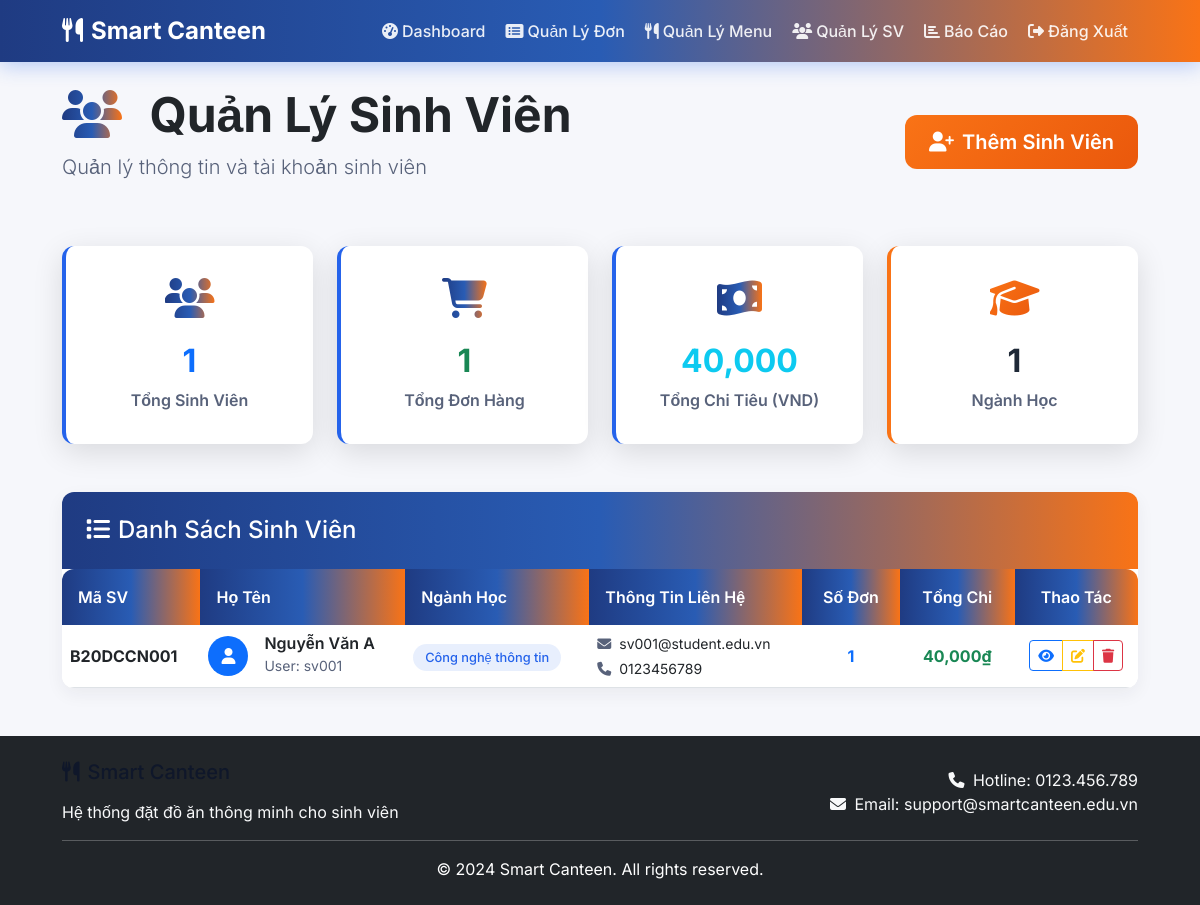
The page /admin/students (signed in) on the database its author committed.
### models.py (models this page shows, shortened)
class StudentDetail(db.Model):
    id = db.Column(db.Integer, primary_key=True)
    user_id = db.Column(db.Integer, db.ForeignKey('user.id'), nullable=False)
    ma_sv = db.Column(db.String(20), unique=True, nullable=False)
    ho_ten = db.Column(db.String(100), nullable=False)
    nganh_hoc = db.Column(db.String(100), nullable=False)
    email = db.Column(db.String(120), nullable=False)
    sdt = db.Column(db.String(15), nullable=False)
    user = db.relationship('User', backref='student_detail')

class User(UserMixin, db.Model):
    id = db.Column(db.Integer, primary_key=True)
    username = db.Column(db.String(80), unique=True, nullable=False)
    password_hash = db.Column(db.String(120), nullable=False)
    role = db.Column(db.String(20), default='student')
    created_at = db.Column(db.DateTime, default=datetime.utcnow)

### app.py (the view)
@app.route('/admin/students')
@login_required
def admin_students():
    if current_user.role != 'admin':
        flash('Bạn không có quyền truy cập!', 'error')
        return redirect(url_for('menu'))
    students = StudentDetail.query.all()
    total_orders = Order.query.count()
    total_revenue = db.session.query(db.func.sum(Order.total_amount)).scalar() or 0
    ngành_học_count = db.session.query(StudentDetail.nganh_hoc).distinct().count()
    return render_template('admin_students.html',
                         students=students,
                         total_orders=total_orders,
                         total_revenue=total_revenue,
                         ngành_học_count=ngành_học_count)

### app.py (called while the page is built)
@app.context_processor
def inject_cart_count():
    cart = session.get('cart', {})
    total_qty = sum(item.get('quantity', 0) for item in cart.values())
    return dict(cart_quantity=total_qty)

@login_manager.user_loader
def load_user(user_id):
    return User.query.get(int(user_id))

### templates/admin_students.html (shortened to what this page needs)
{% extends "base.html" %}
{% block content %}
<div class="d-flex justify-content-between align-items-center mb-5">
    <div>
        <h1 class="display-5 fw-bold text-dark mb-2">
            <i class="fas fa-users me-3" style="background: var(--gradient); -webkit-background-clip: text; -webkit-text-fill-color: transparent;"></i>
            Quản Lý Sinh Viên
        </h1>
        <p class="text-muted lead">Quản lý thông tin và tài khoản sinh viên</p>
    </div>
    <button class="btn btn-accent btn-lg" data-bs-toggle="modal" data-bs-target="#addStudentModal">
        <i class="fas fa-user-plus me-2"></i>Thêm Sinh Viên
    </button>
</div>
<div class="row g-4 mb-5">
    <div class="col-md-3">
        <div class="stats-card">
            <i class="fas fa-users"></i>
            <h3 class="text-primary">{{ students|length }}</h3>
            <p class="fw-semibold mb-0">Tổng Sinh Viên</p>
        </div>
    </div>
    <div class="col-md-3">
        <div class="stats-card">
            <i class="fas fa-shopping-cart"></i>
            <h3 class="text-success">{{ total_orders }}</h3>
            <p class="fw-semibold mb-0">Tổng Đơn Hàng</p>
        </div>
    </div>
    <div class="col-md-3">
        <div class="stats-card">
            <i class="fas fa-money-bill-wave"></i>
            <h3 class="text-info">{{ "{:,.0f}".format(total_revenue) }}</h3>
            <p class="fw-semibold mb-0">Tổng Chi Tiêu (VND)</p>
        </div>
    </div>
    <div class="col-md-3">
        <div class="stats-card accent">
            <i class="fas fa-graduation-cap"></i>
            <h3>{{ ngành_học_count }}</h3>
            <p class="fw-semibold mb-0">Ngành Học</p>
        </div>
    </div>
</div>
<div class="card">
    <div class="card-header">
        <h4 class="mb-0 text-white">
            <i class="fas fa-list me-2"></i>Danh Sách Sinh Viên
        </h4>
    </div>
    <div class="card-body p-0">
        {% if students %}
        <div class="table-responsive">
            <table class="table table-hover align-middle mb-0">
                <thead class="table-dark">
                    <tr>
                        <th>Mã SV</th>
                        <th>Họ Tên</th>
                        <th>Ngành Học</th>
                        <th>Thông Tin Liên Hệ</th>
                        <th class="text-center">Số Đơn</th>
                        <th class="text-center">Tổng Chi</th>
                        <th class="text-center">Thao Tác</th>
                    </tr>
                </thead>
                <tbody>
                    {% for student in students %}
                    <tr>
                        <td>
                            <strong>{{ student.ma_sv }}</strong>
                        </td>
                        <td>
                            <div class="d-flex align-items-center">
                                <div class="flex-shrink-0">
                                    <div class="bg-primary text-white rounded-circle d-flex align-items-center justify-content-center"
                                         style="width: 40px; height: 40px;">
                                        <i class="fas fa-user"></i>
                                    </div>
                                </div>
                                <div class="flex-grow-1 ms-3">
                                    <h6 class="mb-0 fw-semibold">{{ student.ho_ten }}</h6>
                                    <small class="text-muted">User: {{ student.user.username }}</small>
                                </div>
                            </div>
                        </td>
                        <td>
                            <span class="category-badge">{{ student.nganh_hoc }}</span>
                        </td>
                        <td>
                            <div>
                                <small class="d-block">
                                    <i class="fas fa-envelope me-1 text-muted"></i>
                                    {{ student.email }}
                                </small>
                                <small class="d-block mt-1">
                                    <i class="fas fa-phone me-1 text-muted"></i>
                                    {{ student.sdt }}
                                </small>
                            </div>
                        </td>
                        <td class="text-center">
                            <span class="fw-bold text-primary">{{ student.user.orders|length }}</span>
                        </td>
                        <td class="text-center">
                            <span class="fw-bold text-success">
                                {{ "{:,.0f}".format(student.user.orders|sum(attribute='total_amount')) }}₫
                            </span>
                        </td>
                        <td class="text-center">
                            <div class="btn-group btn-group-sm">
                                <button class="btn btn-outline-primary view-student-btn"
                                        data-student-id="{{ student.user_id }}"
                                        data-student-name="{{ student.ho_ten }}">
                                    <i class="fas fa-eye"></i>
                                </button>
                                <button class="btn btn-outline-warning edit-student-btn"
                                        data-user-id="{{ student.user_id }}">
                                    <i class="fas fa-edit"></i>
                                </button>
                                <button class="btn btn-outline-danger delete-student-btn"
                                        data-student-id="{{ student.user_id }}"
                                        data-student-name="{{ student.ho_ten }}">
                                    <i class="fas fa-trash"></i>
                                </button>
                            </div>
                        </td>
                    </tr>
                    {% endfor %}
                </tbody>
            </table>
        </div>
        {% endif %}
    </div>
</div>
{% endblock %}

### static/css/custom.css (style rules this page uses)
:root { --color-bg: #f6f7fb; --color-surface: #ffffff; --color-primary: #1f3b82; --color-accent: #f97316; --color-muted: #58627a; --color-success: #16a34a; --radius: 12px; --gradient: linear-gradient(90deg, rgba(31,59,130,1) 0%, rgba(41,92,180,1) 50%, rgba(249,115,22,1) 100%); }
body { background: var(--color-bg); color: var(--color-muted); font-family: Inter, system-ui, -apple-system, 'Segoe UI', Roboto, 'Helvetica Neue', Arial; -webkit-font-smoothing: antialiased; -moz-osx-font-smoothing: grayscale; }
.card { background: var(--color-surface); border: 0; border-radius: var(--radius); box-shadow: 0 6px 18px rgba(29,35,46,0.06); }
h1, h2, h3, h4, h5 { color: #0f172a; }
.text-muted { color: var(--color-muted) !important; }

### templates/base.html (style rules this page uses)
:root { --primary: #2563eb; --secondary: #1e40af; --accent: #f97316; --accent-light: #fdba74; --light: #ffffff; --dark: #1f2937; --gray: #6b7280; --gradient: linear-gradient(135deg, #2563eb 0%, #1e40af 100%); --gradient-accent: linear-gradient(135deg, #f97316 0%, #ea580c 100%); --shadow: 0 8px 30px rgba(0,0,0,0.12); --radius: 16px; }
* { font-family: 'Inter', sans-serif; }
body { background: linear-gradient(135deg, #f8fafc 0%, #e2e8f0 100%); min-height: 100vh; }
.card { border: none; border-radius: var(--radius); box-shadow: var(--shadow); transition: all 0.3s ease; overflow: hidden; background: white; }
.card-header { background: var(--gradient); border: none; padding: 1.5rem; color: white; }
.btn-accent { background: var(--gradient-accent); border: none; border-radius: 12px; padding: 12px 24px; font-weight: 600; color: white; }
.table { border-radius: var(--radius); overflow: hidden; background: white; }
.table thead th { background: var(--gradient); color: white; border: none; font-weight: 600; padding: 1rem; }
.stats-card { background: white; border-radius: var(--radius); padding: 2rem; text-align: center; box-shadow: var(--shadow); transition: all 0.3s ease; border-left: 4px solid var(--primary); }
.stats-card.accent { border-left-color: var(--accent); }
.stats-card i { font-size: 2.5rem; margin-bottom: 1rem; background: var(--gradient); -webkit-background-clip: text; -webkit-text-fill-color: transparent; }
.stats-card.accent i { background: var(--gradient-accent); -webkit-background-clip: text; }
.stats-card h3 { font-size: 2rem; font-weight: 700; margin: 0.5rem 0; color: var(--dark); }
.category-badge { background: rgba(37, 99, 235, 0.1); color: var(--primary); padding: 6px 12px; border-radius: 20px; font-size: 0.8rem; font-weight: 500; }

### rows shown on the page
StudentDetail: ma_sv "B20DCCN001", ho_ten "Nguyễn Văn A", user.username "sv001", nganh_hoc "Công nghệ thông tin", email "sv001@student.edu.vn", sdt "0123456789", user.orders|length "1", user.orders|sum "40,000"

### other values the page prints
{{ students|length }} "1"
{{ total_orders }} "1"
{{ "{:,.0f}".format(total_revenue) }} "40,000"
{{ ngành_học_count }} "1"
